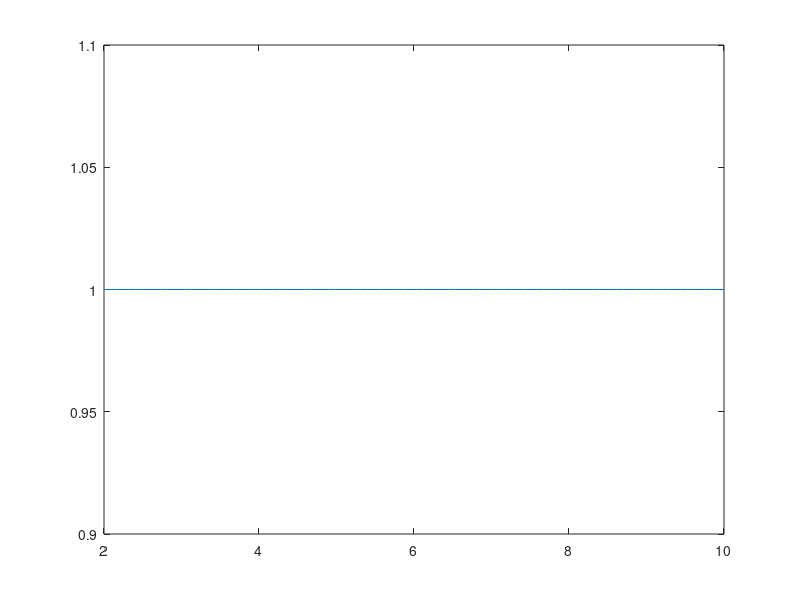

Reproduce this figure in MATLAB. (Note: this script raises an error after producing the figure.)
%% Cooling hole angle and diameter

clear all
close all
clc
format long
%% grid
%xp2 = linspace(6,7.5,50); xp3 = linspace(3.0,4.5,50);
%[XP2 XP3] = meshgrid(xp2,xp3);
%X = [XP2(:) XP3(:)];
% nom angle = 33.89201
% Trail angle  =   7.4553    7.4554
%% statistical moments
% MU = [ 7.4558  33.6633]; % MU(1) = diameter  MU(2) = Angle
% MU_rw = [ 7.6];
% L = [7.255296 30.91799]; 
% U = [8.41078 36.40857];  % Upper limit is scrap as these are holes
% sig11 = 0.192582; sig22 = 0.915086;
% rho = 0;%  0.7052

% % 0.773
% MU = [0.58677 0.60649]; % MU(1) = diameter  MU(2) = Angle
% MU_rw = [0.58677];
% L = [0.33987 0.324922]; 
% U = [0.83367 0.888058];  % Upper limit is scrap as these are holes
% sig11 = 0.109687; sig22 = 0.102564;
% rho = 0.0;%  0.705

% 0.7736
MU = [0.58677 0.54988]; % MU(1) = diameter  MU(2) = Angle
MU_rw = [0.5641];
L = [0.486997 0.47881]; 
U = [0.613423 0.62095];  % Upper limit is scrap as these are holes
sig11 = 0.109687; sig22 = 0.102564;
rho = 0.0;%  0.7052


%% Marginals distributions 
MU(1)
cd1 = @(lim) normcdf(lim,MU(1),sig11); 
cd1rw = @(lim) normcdf(lim,MU_rw(1),sig11);
cd2 = @(lim) normcdf(lim,MU(2),sig22); 
cd2rw = @(lim) normcdf(lim,MU_rw(2),sig22);
x = linspace(2,10,100);
figure;
plot(x,cd1(x))
% pd2 = makedist('tLocationScale','mu',MU(2),'sigma',sig22,'nu',2.2522);
% pd2rw = makedist('tLocationScale','mu',MU_rw(2),'sigma',sig22,'nu',2.2522);
% cd2 = @(lim) cdf(pd2,lim);        
% cd2rw = @(lim) cdf(pd2rw,lim);

%% Markov Chain bit
SIGMA = [sig11^2 rho*sig11*sig22; rho*sig11*sig22 sig22^2];
Fb1b2 = copulacdf('Gaussian',[cd1(U(1)),cd2(U(2))],rho);
Fa1b2 = copulacdf('Gaussian',[cd1(L(1)),cd2(U(2))],rho);
Fb1a2 = copulacdf('Gaussian',[cd1(U(1)),cd2(L(2))],rho);
Fa1a2 = copulacdf('Gaussian',[cd1(L(1)),cd2(L(2))],rho);

pI2 = Fa1b2 - Fa1a2
pI3 = 0; % no angle only rework the 'Fb1a2 - Fa1a2' becomes part of pI4;
pIC = Fb1b2 - Fa1b2 - Fb1a2 + Fa1a2
pI4 = cd1(U(1)) - pIC - pI2  % this is different to standard as angle can be
% reworked if its USL or under LSL
pIS = 1 - cd1(U(1))
CHECK1 = pI2 + pI3 + pI4 + pIC + pIS % shuld be 1

% Limits are reversed becasue the lower limit causes rework
MU_Rrw = L+(U-MU_rw); % reverse the sinlge feature rework as rework happens at lower limit
cd1Rrw = @(lim) normcdf(lim,MU_Rrw(1),sig11);
%pd2_Rrw = makedist('tLocationScale','mu',MU_Rrw(2),'sigma',sig22,'nu',2.2522);
%fc3Rrw = @(lim) cdf(pd3_Rrw,lim)
p22 = 1- cd1Rrw(U(1))
p2C = cd1Rrw(U(1)) - cd1Rrw(L(1))
p2S = cd1Rrw(L(1))

% these rework anlge probs don't exist can't rework just the angle so pI3
% is fed into pI4 such that all the angle only rework goes into dual
% feature rework 
p33 = 0;% 1- fc3Rrw(U(2))  % Angle to Angle rework
p3C = 0;%fc3Rrw(U(2)) - fc3Rrw(L(2)) % Angle to conform
p3S = 0;%fc3Rrw(L(2))     % Angle to scrap


% different Fb1b2, Fa1b2, Fb1a2 and Fa1a2 as angle rework alters diameter
% distributions of angle outside limits
thick = 12

% find out the average angle, under and over the nominal inclination angle,
% to work out how big the diamters get when the angle is reworked
ang_over = normrnd(MU(2),sig22,1000);
ang_over = ang_over(ang_over>U(2));
mean_ang_over = mean(ang_over); % the mean angle of those that are over U(2)
% if isnan(mean_ang_over)
%     mean_ang_over=MU(2)
% end
% p_over = 1-normcdf(U(2),MU(2),sig22)

% ang_under = normrnd(MU(2),sig22,1000);
% ang_under = ang_under(ang_under<L(2));
% mean_ang_under = mean(ang_under) % the mean angle of those that are under L(2)
% if isnan(mean_ang_under)
%     mean_ang_under=MU(2)
% end
% p_under = normcdf(L(2),MU(2),sig22)
% % The average extention the the diameter is a weighted average of the over
% % and under angle means. i.e. if 80% where over with and average extension
% % of 2mm and 20% were under with an average extension of 1mm the average
% % extension is: 0.8*2mm +0.2*2mm = 1.8mm
%Multip = 1/(p_over+p_under);
%p_overND = p_over*Multip; % p_over + p_under must equal 1
%p_underND = p_under*Multip;

a_over = abs(mean_ang_over-MU(2));  % over average angle between manufacutured angle and correct angle MU(2)
%a_under = abs(mean_ang_under-MU(2))% under average angle between manufacutured angle and correct angle MU(2)
Tot_ext_over =  2*(tan(a_over*(pi/180))*(thick/(cos((90-MU(2))*(pi/180)))));
%Tot_ext_under = 2*(tan(a_under*(pi/180))*(thick/(cos((90-MU(2))*(pi/180)))))
avg_dia = MU(1)+ Tot_ext_over; % the average increase in diameter
% increase in diameter is the original plus the extension due to those
% holes being a greater angle and the extension due to the holes are a
% lower angle


cd1 = @(lim) normcdf(lim,avg_dia,sig11); 
cd2 = @(lim) normcdf(lim,MU(2),sig22); 
SIGMA = [sig11^2 rho*sig11*sig22; rho*sig11*sig22 sig22^2];
Fb1b2a = copulacdf('Gaussian',[cd1(U(1)),cd2(U(2))],rho);
Fa1b2a = copulacdf('Gaussian',[cd1(L(1)),cd2(U(2))],rho);
Fb1a2a = copulacdf('Gaussian',[cd1(U(1)),cd2(L(2))],rho);
Fa1a2a = copulacdf('Gaussian',[cd1(L(1)),cd2(L(2))],rho);

p42 = Fa1b2a - Fa1a2a
p43 = 0; % no angle only rework the 'Fb1a2 - Fa1a2' becomes part of pI4;
p4C = Fb1b2a - Fa1b2a - Fb1a2a + Fa1a2a
p44 = cd1(U(1)) - p4C - p42
p4S = 1 - cd1(U(1))

CHECK2 = p42 + p43 + p44 + p4C + p4S % shuld be 1
% p42 = pI2; 
% p43 = pI3; 
% p44 = pI4;
% p4C = pIC; 
% p4S = pIS;
% p5C = 1; 
% p5S = 0; 
 
m12 = pI2/((1-p22)*(1-p44));
m13 = pI3/((1-p33)*(1-p44));
m14 = pI4/(1-p44);
 
fIC = pIC + pI2*p2C/((1-p22)*(1-p44)) + pI3*p3C/((1-p33)*(1-p44)) + pI4*p4C/(1-p44);
f2C = (p2C/(1-p22));%*p12;
f3C = (p3C/(1-p33));%*p13;
% %Sum_45 = p25*p12/((1-p22)*(1-p14)) + p35*p13/((1-p33)*(1-p14));
% %f45 = (p15/(1-p14)) + Sum_45;
f45 = (p42*p2C/((1-p22)*(1-p44)) + p43*p3C/((1-p33)*(1-p44)) + p4C/(1-p44));%*p14;
% 
 %% Scrap parts
 % NOTE: p12, p13 and p14 that multiply f26, f36 and f46 account for the
 % number of parts flowing through into these rework stages,  this could be
 % done in the cost model rather than here
 % Sum_16 = p35*p13 + p46*p14 + p56*p15;
 % Prod_16 = (1-p22)*(1-p33)*(1-p44);
 % f16 = (p26*p12*(1-p33) + (Sum_16*Prod_16))/Prod_16;
fIS = pIS + pI2*p2S/((1-p22)*(1-p44)) + pI3*p3S/((1-p33)*(1-p44)) + pI4*p4S/(1-p44);
f2S = (p2S/(1-p22));%*p12;
f3S = (p3S/(1-p33));%*p13;
 %Sum_46 = p26*p16/((1-p22)*(1-p14)) + p36*p13/((1-p33)*(1-p14));
 %f46 = (p16/(1-p14)) + Sum_46;
f4S = (p42*p2S/((1-p22)*(1-p44)) + p43*p3S/((1-p33)*(1-p44)) + p4S/(1-p44));%*p14;
 
 
f1s = [fIC, f2C*(pI4*(pI2/(1-pI4))+pI2),...
            f3C*(pI4*(pI3/(1-pI4))+pI3)...
            pI4*(pIC/(1-pI4))];
f2s = [fIS, f2S*(pI4*(pI2/(1-pI4))+pI2),...
            f3S*(pI4*(pI3/(1-pI4))+pI3),...
            pI4*(pIS/(1-pI4))];
        
% PC = 20;
% SP = 100 ;
% SC = [5000 5000 5000 5000];
% RC = [0 5 5 10];
PC = 0.0321;
SP = 0.03914 ;
SC = [1000 1000 1000 1000];
RC = [0 0.0321 0.0321 0.0642];
AngleDiaProfit([MU(1) MU_rw],SP,sig11,sig22,rho,L,U,PC,SC,RC)
Profit = SP*fIC - PC - SC(1)*pIS - ...
         SC(2)*f2s(2) - SC(3)*f2s(3) - SC(4)*f2s(4) -...
         RC(2)*m12 - RC(3)*m13 - RC(4)*m14            
        
